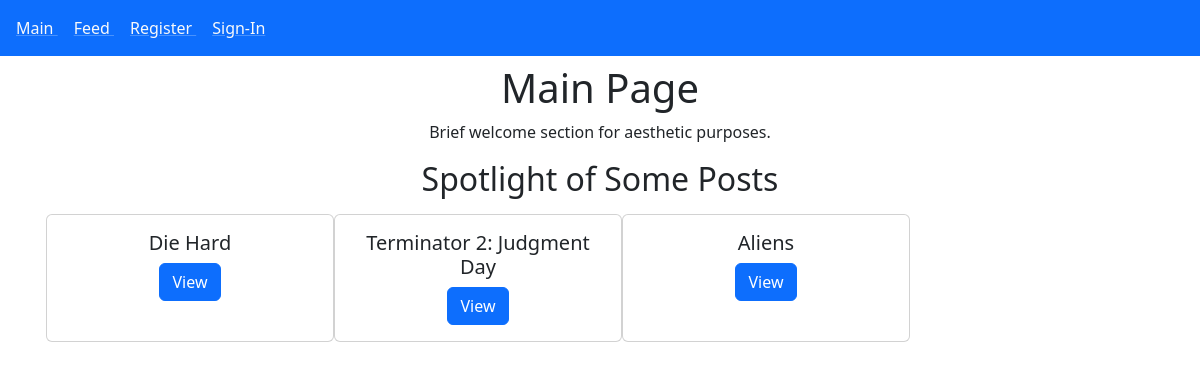
The app's page /home.php with its own data.
### tables this page shows
CREATE TABLE `posts` (
  `post_id` bigint(20) UNSIGNED NOT NULL,
  `user_id` int(11) NOT NULL,
  `title` text NOT NULL,
  `body` text NOT NULL,
  `updated_at` timestamp NOT NULL DEFAULT current_timestamp()
);

### home.php (the view, shortened to what this page needs)
<?php
include 'config.php';
if(isset($_SESSION['username'])&& isset($_SESSION['user_id'])) {
  $user = $_SESSION['username'];
  $uid = $_SESSION['user_id'] ;
}else{
  $user = null;
}
?>
<!DOCTYPE html>
<html lang="en">
<head>
    <link href="https://cdn.jsdelivr.net/npm/bootstrap@5.3.2/dist/css/bootstrap.min.css" rel="stylesheet">
</head>
<body>
<nav class="navbar bg-primary ">
    <div class="col p-2">
      <a href="index.php" class="link-light link-underline-opacity-25 link-underline-opacity-100-hover p-2">
        Main
      </a>
      <a href="timeline.php" class="link-light link-underline-opacity-25 link-underline-opacity-100-hover p-2">
        Feed
      </a>
    <?php
        if($user == '' || $user == null){
            echo'
            <a href="register.html" class="link-light link-underline-opacity-25 link-underline-opacity-100-hover p-2">
                Register
            </a>
            <a href="signin.html" class="link-light link-underline-opacity-25 link-underline-opacity-100-hover p-2">
              Sign-In
            </a>';
        }
    ?>
    </div>
  </nav>
  <div class="container text-center p-2">
      <header>
        <h1>Main Page</h1>
        <p>Brief welcome section for aesthetic purposes.</p>
      </header>
      <h2>Spotlight of Some Posts</h2>
      <div div class="d-flex p-2">
            <?php
                $sql = "SELECT * FROM posts LIMIT 3;";
                $res = $conn->query($sql);
                while($row = $res->fetch_assoc()){
                    echo
                    "<div class='card' style='width: 18rem;'>
                        <div class='card-body'>
                        <h5 class='card-title'>".$row["title"]."</h5>
                        <a href='post.php?post_id=".$row['post_id']."' class='btn btn-primary'>View</a>
                        </div>
                    </div>";
                }
              ?>
      </div>
  </div>
</body>
</html>

### records on screen
posts: title "Die Hard"
posts: title "Terminator 2: Judgment Day"
posts: title "Aliens"
